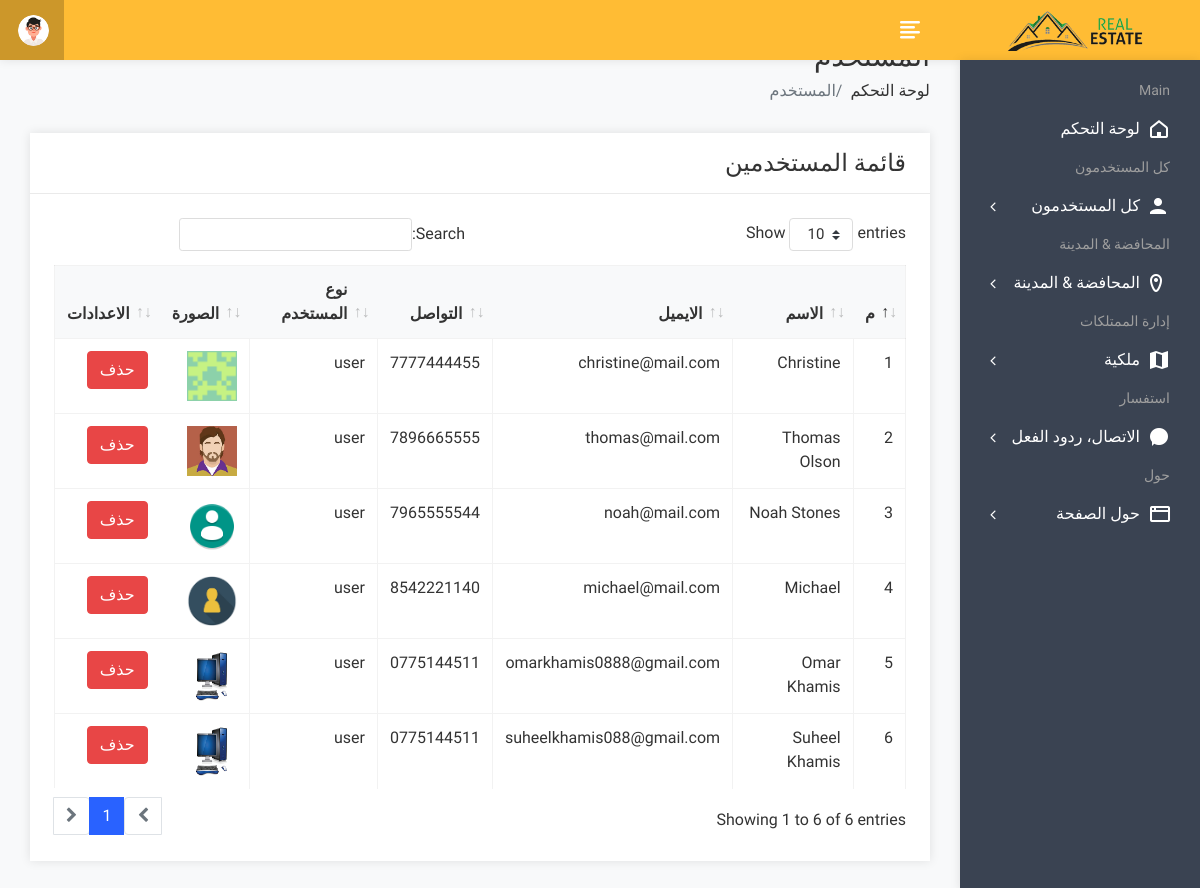
The page /admin/userlist.php (signed in) on the database as committed earlier.
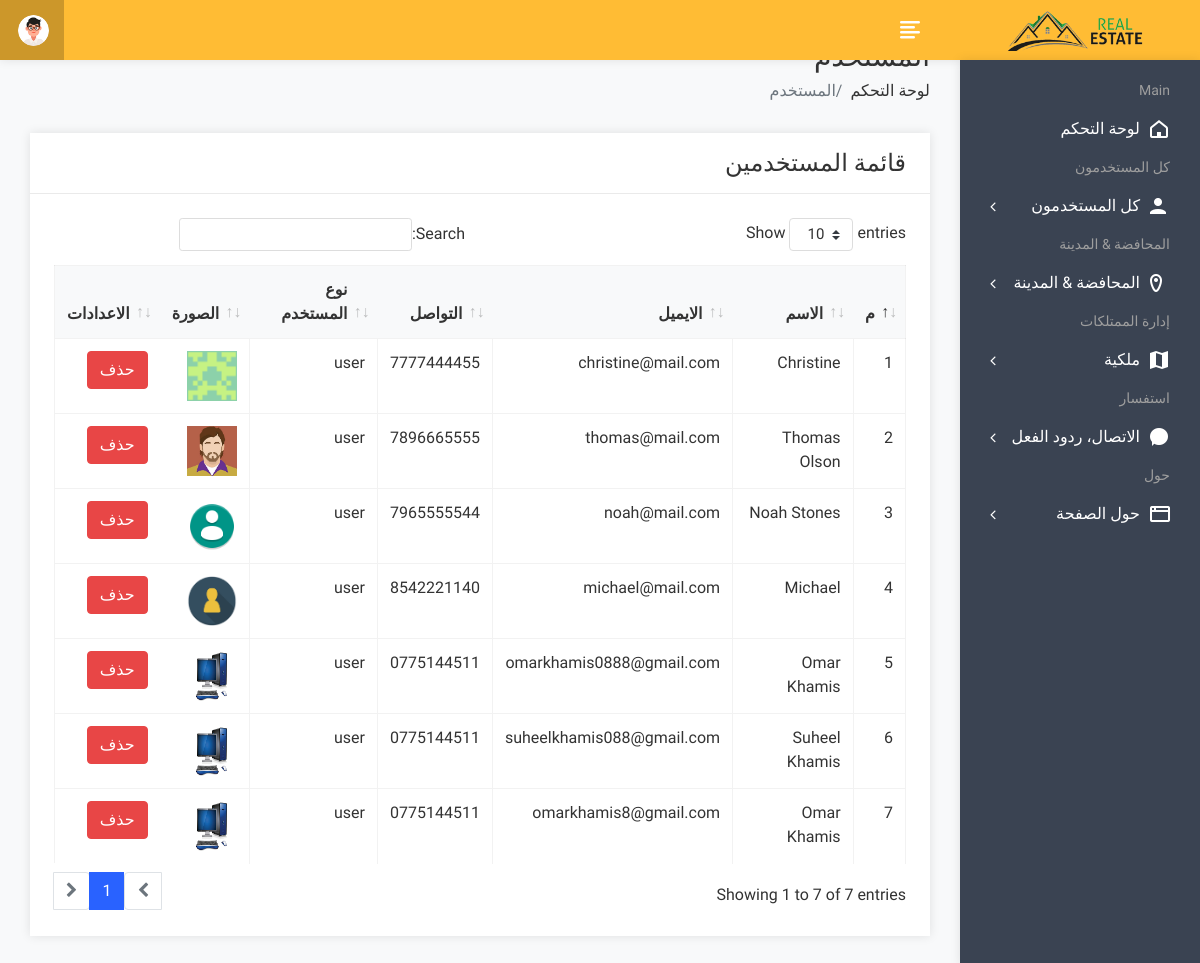
The same page on the database as committed later.
### tables this page shows
CREATE TABLE `user` (
  `uid` int(50) NOT NULL,
  `uname` varchar(100) NOT NULL,
  `uemail` varchar(100) NOT NULL,
  `uphone` varchar(20) NOT NULL,
  `upass` varchar(50) NOT NULL,
  `utype` varchar(50) NOT NULL,
  `uimage` varchar(300) NOT NULL,
  `allowed_number` int(11) DEFAULT NULL
);

### admin/userlist.php (the view, shortened to what this page needs)
<!DOCTYPE html>
<html lang="en">
<head>
        <link rel="stylesheet" href="assets/css/bootstrap.min.css">
        <link rel="stylesheet" href="assets/css/font-awesome.min.css">
        <link rel="stylesheet" href="assets/css/feathericon.min.css">
		<link rel="stylesheet" href="assets/plugins/datatables/dataTables.bootstrap4.min.css">
		<link rel="stylesheet" href="assets/plugins/datatables/responsive.bootstrap4.min.css">
		<link rel="stylesheet" href="assets/plugins/datatables/select.bootstrap4.min.css">
		<link rel="stylesheet" href="assets/plugins/datatables/buttons.bootstrap4.min.css">
        <link rel="stylesheet" href="assets/css/style.css">
    </head>
    <body>
				<?php include("header.php"); ?>
            <div class="page-wrapper">
                <div class="content container-fluid">
					<div class="page-header">
						<div class="row">
							<div class="col">
								<h3 class="page-title">المستخدم</h3>
								<ul class="breadcrumb">
									<li class="breadcrumb-item"><a href="dashboard.php">لوحة التحكم</a></li>
									<li class="breadcrumb-item active">المستخدم</li>
								</ul>
							</div>
						</div>
					</div>
					<div class="row">
						<div class="col-sm-12">
							<div class="card">
								<div class="card-header">
									<h4 class="card-title">قائمة المستخدمين</h4>
								</div>
								<div class="card-body">
									<table id="basic-datatable" class="table table-bordered table-hover">
                                            <thead>
                                                <tr>
                                                    <th>م</th>
                                                    <th>الاسم</th>
                                                    <th>الايميل</th>
                                                    <th>التواصل</th>
                                                    <th>نوع المستخدم</th>
													<th>الصورة</th>
                                                    <th>الاعدادات</th>
                                                </tr>
                                            </thead>
                                            <tbody>
											<?php
												$query=mysqli_query($con,"select * from user where utype='user'");
												$cnt=1;
												while($row=mysqli_fetch_row($query))
													{
											?>
                                                <tr>
                                                    <td><?php echo $cnt; ?></td>
                                                    <td><?php echo $row['1']; ?></td>
                                                    <td><?php echo $row['2']; ?></td>
                                                    <td><?php echo $row['3']; ?></td>
                                                    <td><?php echo $row['5']; ?></td>
													<td><img src="user/<?php echo $row['6']; ?>" height="50px" width="50px"></td>
                                                    <td><a href="userdelete.php?id=<?php echo $row['0']; ?>"><button class="btn btn-danger">حذف</button></a></td>
                                                </tr>
                                                <?php
												$cnt=$cnt+1;
												}
												?>
                                            </tbody>
                                        </table>
								</div>
							</div>
						</div>
					</div>
				</div>
			</div>
    </body>
</html>

Rows that differ between the two databases and show on the page:
added user: uname "Omar Khamis", uemail "omarkhamis8@gmail.com", uphone "0775144511", utype "user", uimage (picture)
Other text that changed with them:
text written by a page script: "Show entries Search: Showing 1 to 6 of 6 entries 1" → "Show entries Search: Showing 1 to 7 of 7 entries 1"
